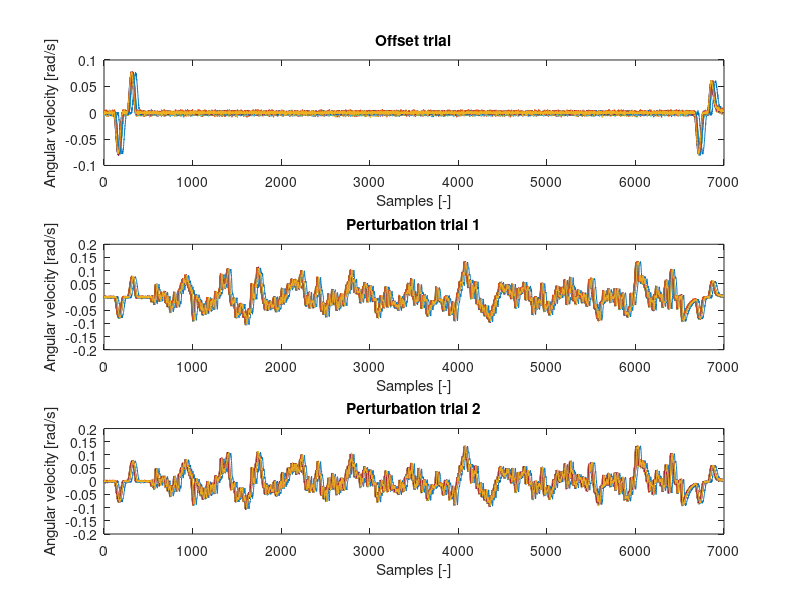

Write the MATLAB code that produced this figure. (Note: this script raises an error after producing the figure.)
%% Processing and analysing raw yaw IMU data for 24 subjects

% This script processes the raw heave IMU data for 24 subjects into final
% angular velocity input signals suitable for system identification.

clear all
close all
clc 

%% Load files

% !!! CHANGE DESIGNED PERTURBATION FOR CORRECT MOTION HERE !!!
% Designed perturbation signal
load('yaw_pert_amp1'); 
clearvars yaw_acc_amp1 yaw_dis_amp1
%%
% !!! CHANGE mat-file FOR CORRECT MOTION HERE !!!
% Measured force signals
IMU_data  = load('cell_array_yaw_IMU_data_24subs.mat');

%% Define the correct sign convention here
des_pert    = -yaw_vel_amp1;
clearvars yaw_vel_amp1

%% Genereta cell structure (DO NOT CHANGE!)
IMU_data    = struct2cell(IMU_data);
offset      = cell2mat(IMU_data{1});
trial1      = cell2mat(IMU_data{2});
trial2      = cell2mat(IMU_data{3});

%% Plot raw acceleration data
figure('name', 'Raw IMU data')
subplot(311)
    plot(offset)
    xlabel('Samples [-]')
    ylabel('Angular velocity [rad/s]')
    title('Offset trial');
subplot(312)
    plot(trial1)
    xlabel('Samples [-]')
    ylabel('Angular velocity [rad/s]')
    title('Perturbation trial 1');
subplot(313)
    plot(trial2)
    xlabel('Samples [-]')
    ylabel('Angular velocity [rad/s]')
    title('Perturbation trial 2');
    
%% Filtering IMU data for removing noise
close all
offset_filt = IMU_noise_filter(offset);
trial1_filt = IMU_noise_filter(trial1);
trial2_filt = IMU_noise_filter(trial2);

%% Plot unfiltered against filtered IMU data
figure('name','Unfiltered vs. filtered IMU data')
subplot(231)
    plot(offset)
%     ylim([8 12]);
    xlim([0 7000]);
    ylabel('Angular velocity [rad/s]')
    title('Offset trial unfiltered');
subplot(234)
    plot(offset_filt)
%     ylim([8 12]);
    xlim([0 7000]);
    ylabel('Angular velocity [rad/s]')
    xlabel('Samples [-]')
    title('Offset trial filtered');
subplot(232)
    plot(trial1)
%     ylim([8 12]);
    xlim([0 7000]);
    title('Trial 1 unfiltered');
subplot(235)
    plot(trial1_filt)
%     ylim([8 12]);
    xlim([0 7000]);
    ylabel('Angular velocity [rad/s]')
    xlabel('Samples [-]')
    title('Trial 1 filtered');
subplot(233)
    plot(trial2)
%     ylim([8 12]);
    xlim([0 7000]);
    ylabel('Angular velocity [rad/s]')
    xlabel('Samples [-]')
    title('Trial 2 unfiltered');
subplot(236)
    plot(trial2_filt)
%     ylim([8 12]);
    xlim([0 7000]);
    ylabel('Angular velocity [rad/s]')
    xlabel('Samples [-]')
    title('Trial 2 filtered');

%% Compare designed perturbation signal with measured IMU signal
close all
figure()
    hold on;
    plot(des_pert);
    plot(trial1_filt(:,14));
    legend('Des. perturbation', 'Mes. signal')

%% Calculate delay and align all measured interface forces with the designed signal 
close all 

% this function calculates for all participants the delay between the
% designed signal and the measured IMU signals for trial 1 and 2.
[t1_aligned, lag_t1] = my_xcov_function_IMU(des_pert, trial1_filt);
[t2_aligned, lag_t2] = my_xcov_function_IMU(des_pert, trial2_filt);

%% Resample the measured IMU data

% p and q define the resampling rate = p/q
p = 6500;
q = 6502;

t1_resampled = my_resample_function(t1_aligned,p,q);
t2_resampled = my_resample_function(t2_aligned,p,q);

%% Check here the effect of resampling for individual subjects 
% give in subject number here
subject = 8;

% calculate offset of IMU sensor for better comparison 
error = mean(offset(1000:6000,subject));

figure('name','Checking the effect of resampling')
subplot(211)
    hold on;
    plot(des_pert)
    plot(t1_aligned{subject}-error)
    ylim([-2 2])
    ylabel('Angular velocity [rad/s]')
    xlabel('Samples [-]')
    legend('Des. perturbation', 'Raw Mes. signal')
subplot(212)
    hold on;
    plot(des_pert)
    plot(t1_resampled{subject}-error)
    ylim([-2 2])
    ylabel('Angular velocity [rad/s]')
    xlabel('Samples [-]')
    legend('Des. perturbation', 'Resamp. Mes. signal')

%% Extract perturbation part from measured IMU signals
final_vel_t1 = extract_pert_part_IMU(t1_resampled);
final_vel_t2 = extract_pert_part_IMU(t2_resampled);

figure()
subplot(211)
    plot(final_vel_t1);
    xlim([0 1000]);
subplot(212)
    plot(final_vel_t2);
    xlim([0 1000]);
    
  %% Indicate which signal does not fit with the other signals
outsider_signal=final_vel_t2(88:88,1:end)
bar(outsider_signal)
[M,I]=min(outsider_signal)
  
%% Store final vel. signals for system identification (SI) 
close all
%%% !!! CHANGE NAME IN CORRECT MOTION !!! %%%
yaw_vel_signals_SI_t1 = final_vel_t1; 
yaw_vel_signals_SI_t2 = final_vel_t2;

%%% !!! STORE IN SAME DIRECTORY THAT CONTAINS THE TRANSFER FUNCTION SCRIPT FOR RIDER ID !!! %%% 
save('D:\gdialynas\Desktop\My files\Passive rider project\Msc_Jelle_de_hann\IMU_data\Yaw IMU data\yaw_vel_signals_SI_t1_t2.mat','yaw_vel_signals_SI_t1','yaw_vel_signals_SI_t2');
